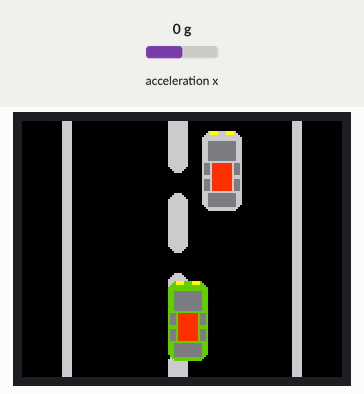
Recording of a sketch running on a simulated Arduino Leonardo, built with avr-gcc and run on an emulated ATmega32U4. On the bench: 160×128 colour display. Inputs (shaded band) come from the test bench; at power-on: acceleration x 0 g. Random numbers use the default seed unless the sketch sets one.

Above: at 1.3 s.
1.4 s: acceleration x set to -1.4 g
At 1.53 s:
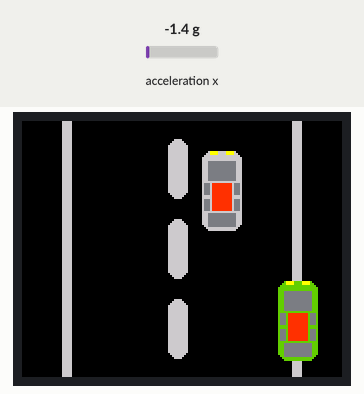
2.9 s: acceleration x set to -0.8 g
At 3.08 s:
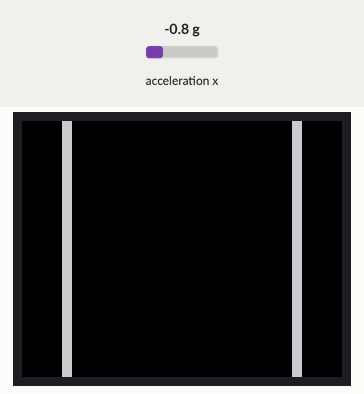
5.9 s: acceleration x set to 0 g
At 6.02 s:
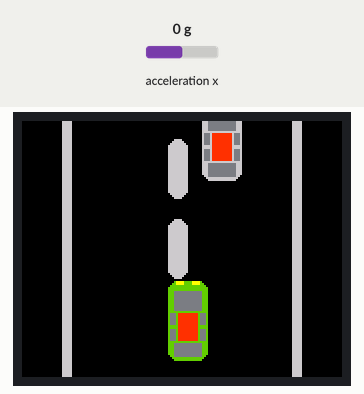

The sketch:

tft_ile_araba_oyunu.ino
```cpp
/*
 ST7735 ve arduino esplora kullanılmıştır. Araç görünümlü bir objenin ekranda akışı ve farklı bir obje ile çarptığında puan yazılması amaçlanmıştır.


 created 10 November 2015
 by Şemsidin YILMAZ
 */

#include <Esplora.h>// Esplora hazır fonksiyonlarını kullanmak için
#include <Adafruit_GFX.h>// Çekirdek grafik kütüphanemizi dahil edelim
#include <Adafruit_ST7735.h>// Esplora LCD'sinin sürücüsünü dahil edelim
#include <SPI.h>// Esplora LCD'sini SPI haberleşme kullanarak daha hızlı
// kullanmak için SPI.h dosyasını dahil edelim

// Esplora LCD'sinin pin bağlantılarını ayarlıyoruz
#define sclk 15 // Arduino'nun 15. pini: SCK clock pini
#define mosi 16 // Arduino'nun 16. pini: Master Output Slave Input (MOSI) data pini
#define cs   7
#define dc   0
#define rst  1

// RGB565CONVERT fonksiyonu 32 bit rgb renk kodunu 16 bit rgb renk koduna cevirir
// Photoshop, Adobe Fireworks gibi tasarım programları 32bit rgb renk kodları ile çalışır.
// Parlak kırmızı renk kodu bilgisayarda #FF3300 iken, bunu 16 bit renk koduna çevirmek
// için RGB565CONVERT fonksiyonundan geçirmeliyiz: RGB565CONVERT(0xFF, 0x33, 0x00)

#define RGB565CONVERT(red, green, blue)\
  (uint16_t)((( red   >> 3 )<< 11 )| \
             (( green >> 2 )<< 5  )| \
             ( blue  >> 3 ))

             //projede kullandığımız gerekli değişkenlerimizi oluşturuyoruz
int serit = 0;
float mutlakX ;
float mutlakY ;
int rakip1 = 0;
bool kaza = false;
int rakip2 = 0;
int rakip1s = 0;
long skor = 0;
int rakip2s = 0;
long randSerit;
long randNumber;

//renkleri define ediyoruz
#define  siyah    0// siyah
#define  gri      RGB565CONVERT(0xCC, 0xCA, 0xCF)//gri
#define  koyu_gri RGB565CONVERT(127, 127, 135)//koyu gri
#define  yesil    RGB565CONVERT(0x66, 0xcc, 0x00)// parlak yesil
#define  kirmizi  RGB565CONVERT(0xFF, 0x33, 0x00)// parlak kırmızı
#define  sari     RGB565CONVERT(0xFF, 0xFF, 0x00)// sari

//SPI donanım pinlerini kullanarak LCD ile haberleşelim.
// İşte bu LCD'yi kullanmanın en hızlı yolu!

Adafruit_ST7735 tft = Adafruit_ST7735(cs, dc, rst);

void setup() {
  tft.initR(INITR_BLACKTAB);//tft özellikleri tanımlanıyor

  tft.setRotation(1);// LCD'yi yatay kullan
  tft.fillScreen(siyah);//ilk ekranı siyaha boyuyoruz

  tft.setCursor(1, 1);   // imleci X:1, Y:1 koordinatlarına getir
  tft.setTextSize(2);     // yazı boyutunu 2 yap
  tft.println("Baslamak icinasagi yon    tusunu       kullaniniz.");   // Önceden ayarladığımız koordinatlara başlamak için gerekli yazıyı yaz
  while (Esplora.readButton(SWITCH_DOWN) == true) {// alt tuşa basana kadar bekle

  }
  tft.fillScreen(siyah);//tuşa bastıktan sonra ekranı siyaha boya
  tft.fillRoundRect(20, 0, 5, 130, 0, gri);//sol yol bitim şeridi çiziliyor
  tft.fillRoundRect(135, 0, 5, 130, 0, gri);//sağ yol bitim şeridi çiziliyor
  randomSeed(analogRead(0));//rasgele sayı seçimi için random sistemi çalıştırılıyor
}

void loop() {
  int tilt = Esplora.readAccelerometer(X_AXIS);//arduinonun accelerometre bilgisi okunup tilt değişkenine atılıyor
  int aracx = map(tilt, -150, 150, 110, 35);//accelemetreden okuduğumuz değeri  gerekli olan değer aralığına geçiriyoruz haritalandırma yöntemiyle

  if (rakip2 == 280)// rakip iki yolun sonuna geldi ise
  {
    rakip2s = random(2);//sağ yada sol şeritte olduğunu rast gele seç
    rakip2 = 100;//yolun başına koy aracı
  }
  if (rakip1 == 180)//rakip1 yolun sonuna geldi ise
  {
    rakip1 = 0;//rakip 1 yolun başına al
    rakip1s = random(2);//hangi şeritte olucağını rast gele seç
  }
  if (serit == 45)//akan şerit yolun sonuna geldi ise
  {
    serit = 0;//şeridi başa al
  }
  serit = serit + 9;//şeride +9 kaydırarak akışı sağla
  skor = skor + 7;//her ilerlemeden sonra skor hanesine 7 puan ekle

//şerit çizgilerini çiz akış için şerit bilgilerinin y sine şerit değişkenindeki sayıyı ekle
  tft.fillRoundRect(73, 0 + serit - 40, 10, 30, 5, gri);
  tft.fillRoundRect(73, 0 + serit, 10, 30, 5, gri);
  tft.fillRoundRect(73, 40 + serit, 10, 30, 5, gri);
  tft.fillRoundRect(73, 80 + serit, 10, 30, 5, gri);
  tft.fillRoundRect(73, 120 + serit, 10, 30, 5, gri);

//arabamızı çiz x değeri yerine accelemetreden okunan ve haritalandırma metodu ile istediğimiz değerler aralığına indirilen değeri yaz
  tft.fillRoundRect(aracx, 80, 20, 40, 5, yesil);
  tft.fillRoundRect(aracx + 3, 80 + 5, 14, 10, 0, koyu_gri);
  tft.fillRoundRect(aracx + 3, 80 + 31, 14, 7, 0, koyu_gri);
  tft.fillRoundRect(aracx + 5, 80 + 16, 10, 14, 0, kirmizi);
  tft.fillRoundRect(aracx + 1, 80 + 16, 3, 6, 0, koyu_gri);
  tft.fillRoundRect(aracx + 1, 80 + 24, 3, 6, 0, koyu_gri);
  tft.fillRoundRect(aracx + 16, 80 + 16, 3, 6, 0, koyu_gri);
  tft.fillRoundRect(aracx + 16, 80 + 24, 3, 6, 0, koyu_gri);
  tft.fillRect(aracx + 4, 80, 4, 2, sari);
  tft.fillRect(aracx + 12, 80, 4, 2, sari);

  rakip1 = rakip1 + 5;//rakip1i hareket ettirmek için değerini yükselt
  rakip2 = rakip2 + 5;//rakip2 yi hareket ettirmek için değerini yükselt
  if (rakip1s == 1)//rakip1 için randum seçilen şerit sol şeritse
  {
    //aracı çiz aracın ysinin yerine rakip1 değişkeninin içindeki değerimizi ekle
    tft.fillRoundRect(45, -40 + rakip1, 20, 40, 5, gri);
    tft.fillRoundRect(45 + 3, -40 + rakip1 + 5, 14, 10, 0, koyu_gri);
    tft.fillRoundRect(45 + 3, -40 + rakip1 + 31, 14, 7, 0, koyu_gri);
    tft.fillRoundRect(45 + 5, -40 + rakip1 + 16, 10, 14, 0, kirmizi);
    tft.fillRoundRect(45 + 1, -40 + rakip1 + 16, 3, 6, 0, koyu_gri);
    tft.fillRoundRect(45 + 1, -40 + rakip1 + 24, 3, 6, 0, koyu_gri);
    tft.fillRoundRect(45 + 16, -40 + rakip1 + 16, 3, 6, 0, koyu_gri);
    tft.fillRoundRect(45 + 16, -40 + rakip1 + 24, 3, 6, 0, koyu_gri);
    tft.fillRect(45 + 4, -40 + rakip1, 4, 2, sari);
    tft.fillRect(45 + 12, -40 + rakip1, 4, 2, sari);
    //kaza olup olmadığını sorgula
    mutlakX = abs((aracx + (20 / 2)) - (45 + (20 / 2)));
    mutlakY = abs((80 + (40 / 2)) - (-40 + rakip1 + (40 / 2)));
    if ((20 > mutlakX) && (40 > mutlakY))//eğer yüksekliği mutlak y sinden büyük iken genişliği mutlak xinden büyük ise
    {
      kaza = true;//kaza durumunu aktif et
    }
  }
  else//rakip1 için randum seçilen şerit sol şerit değil ise
  {
    //aracı çiz
    tft.fillRoundRect(90, -40 + rakip1, 20, 40, 5, gri);
    tft.fillRoundRect(90 + 3, -40 + rakip1 + 5, 14, 10, 0, koyu_gri);
    tft.fillRoundRect(90 + 3, -40 + rakip1 + 31, 14, 7, 0, koyu_gri);
    tft.fillRoundRect(90 + 5, -40 + rakip1 + 16, 10, 14, 0, kirmizi);
    tft.fillRoundRect(90 + 1, -40 + rakip1 + 16, 3, 6, 0, koyu_gri);
    tft.fillRoundRect(90 + 1, -40 + rakip1 + 24, 3, 6, 0, koyu_gri);
    tft.fillRoundRect(90 + 16, -40 + rakip1 + 16, 3, 6, 0, koyu_gri);
    tft.fillRoundRect(90 + 16, -40 + rakip1 + 24, 3, 6, 0, koyu_gri);
    tft.fillRect(90 + 4, -40 + rakip1, 4, 2, sari);
    tft.fillRect(90 + 12, -40 + rakip1, 4, 2, sari);
    //kaza durumunu sorgula
    mutlakX = abs((aracx + (20 / 2)) - (90 + (20 / 2)));
    mutlakY = abs((80 + (40 / 2)) - (-40 + rakip1 + (40 / 2)));
    if ((20 > mutlakX) && (40 > mutlakY))//eğer yüksekliği mutlak y sinden büyük iken genişliği mutlak xinden büyük ise
    {
      kaza = true;//kazayı aktir et
    }
  }
  if (rakip2s == 1)
  {
    tft.fillRoundRect(45, -150 + rakip2, 20, 40, 5, gri);
    tft.fillRoundRect(45 + 3, -150 + rakip2 + 5, 14, 10, 0, koyu_gri);
    tft.fillRoundRect(45 + 3, -150 + rakip2 + 31, 14, 7, 0, koyu_gri);
    tft.fillRoundRect(45 + 5, -150 + rakip2 + 16, 10, 14, 0, yesil);
    tft.fillRoundRect(45 + 1, -150 + rakip2 + 16, 3, 6, 0, koyu_gri);
    tft.fillRoundRect(45 + 1, -150 + rakip2 + 24, 3, 6, 0, koyu_gri);
    tft.fillRoundRect(45 + 16, -150 + rakip2 + 16, 3, 6, 0, koyu_gri);
    tft.fillRoundRect(45 + 16, -150 + rakip2 + 24, 3, 6, 0, koyu_gri);

    tft.fillRect(45 + 4, -150 + rakip2, 4, 2, sari);
    tft.fillRect(45 + 12, -150 + rakip2, 4, 2, sari);
    mutlakX = abs((aracx + (20 / 2)) - (45 + (20 / 2)));
    mutlakY = abs((80 + (40 / 2)) - (-150 + rakip2 + (40 / 2)));
    if ((20 > mutlakX) && (40 > mutlakY))//eğer yüksekliği mutlak y sinden büyük iken genişliği mutlak xinden büyük ise
    {
      kaza = true;
    }
  }
  else
  {
    tft.fillRoundRect(90, -150 + rakip2, 20, 40, 5, gri);
    tft.fillRoundRect(90 + 3, -150 + rakip2 + 5, 14, 10, 0, koyu_gri);
    tft.fillRoundRect(90 + 3, -150 + rakip2 + 31, 14, 7, 0, koyu_gri);
    tft.fillRoundRect(90 + 5, -150 + rakip2 + 16, 10, 14, 0, yesil);
    tft.fillRoundRect(90 + 1, -150 + rakip2 + 16, 3, 6, 0, koyu_gri);
    tft.fillRoundRect(90 + 1, -150 + rakip2 + 24, 3, 6, 0, koyu_gri);
    tft.fillRoundRect(90 + 16, -150 + rakip2 + 16, 3, 6, 0, koyu_gri);
    tft.fillRoundRect(90 + 16, -150 + rakip2 + 24, 3, 6, 0, koyu_gri);

    tft.fillRect(90 + 4, -150 + rakip2, 4, 2, sari);
    tft.fillRect(90 + 12, -150 + rakip2, 4, 2, sari);
    mutlakX = abs((aracx + 10) - (90 + 10));
    mutlakY = abs((80 + 20) - (-150 + rakip2 + 20));
    if ((20 > mutlakX) && (40 > mutlakY))//eğer yüksekliği mutlak y sinden büyük iken genişliği mutlak xinden büyük ise
    {
      kaza = true;
    }
  }
  if (kaza == true)//herhangi bir araç ile kaza yapılmış ise
  {
    tft.setCursor(1, 5);   // imleci X:1, Y:5 koordinatlarına getiz
    tft.println("Kaza yaptiniz");
    tft.setCursor(55, 35);   // imleci X:30, Y:30 koordinatlarına getiz
    tft.println("SKOR");
    int b = 1;//b değişkenini 1 yap
    int skorYeri = 0;//skor yerini sufurla
    while ((skor / b) > 9) {//skorun kaç basamaklı olduğunu anlamak için while döngüsü

      b = b * 10;

      skorYeri++;

    }
    skorYeri = skorYeri * 6;//basamak sayısına göresayıyı yazıcağımız yeri kaydırıyoruz ki ekranın ortasında kalsın yazı
    tft.setCursor(72 - skorYeri, 60); // imleci Xi ortalıyoruz, Y:60 koordinatlarına getiz
    tft.println(skor);//skor bilgisini yazıyoruz
    while (Esplora.readButton(SWITCH_DOWN) == true) ;//eğer aşağı yön tuşuna basılır ise
    tft.fillScreen(siyah);//ekranı siyaha boyuyoruz
    rakip2 = 0;//rakip2 bilgilerini 0lıyoruz
    rakip1 = 0;//rakip1 bilgilerini sıfırlıyoruz
    tft.fillRoundRect(20, 0, 5, 130, 0, gri);//sol şeriti çiziyoruz
    tft.fillRoundRect(135, 0, 5, 130, 0, gri);//sağ şeridi çiziyoruz
    kaza = false;//kaza durumunu kapatıyoruz
    skor=0;//skoru sıfırlıyoruz
  }
  delay(100);//100milisaniye bekletiyoruz

  tft.fillRoundRect(26, 0, 108, 130, 0, siyah);// LCD'yi siyah renkle doldur
}
```
